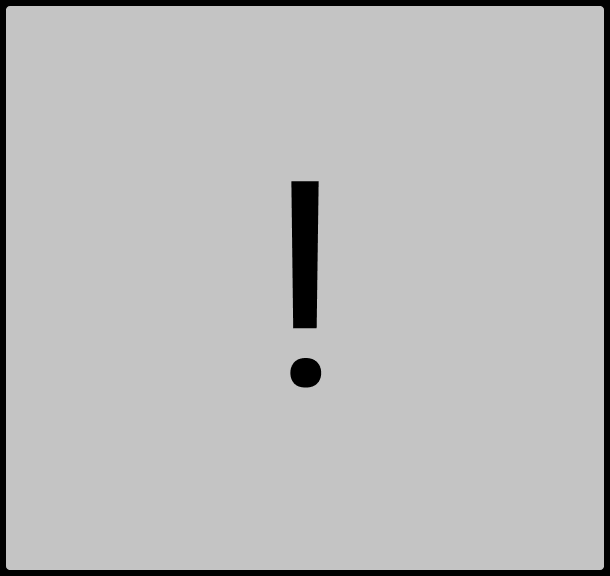
#> input picture adobe-plugin/src/assets/alert.png, 610 x 576 px
$ python classifier_datagen.py --input ../adobe-plugin/src/assets
#> lines starting #> are read from the running program, lines starting #| are printed output that depends on the picture
"""
Create classifier dataset from close cropped labelled images
"""

import argparse
import os

import cv2
import numpy as np
from imutils import paths


def canvas_with_image_in_center(image_path, dimension):
    """
    Creates a square canvas of given dimension and places the image in the
    center

    Arguments:
        image_path {string} -- Path of the image
        dimension {int} -- Desired dimension of output image

    Returns:
        image -- Processed image
    """
    image = cv2.imread(image_path)
    height, width, _ = image.shape

    canvas_size = max(height, width)

    canvas = np.ones((canvas_size, canvas_size, 3), dtype=np.uint8) * 255

    xmin = canvas_size // 2 - (width // 2)
    ymin = canvas_size // 2 - (height // 2)
    canvas[ymin : ymin + height, xmin : xmin + width] = image

    canvas = cv2.resize(canvas, dsize=(dimension, dimension), interpolation=cv2.INTER_CUBIC)

    return canvas


def classifier_datagen(input_folder, output_folder, dimension):
    """
    Create classifier dataset from close cropped labelled images

    Arguments:
        input_folder {string} -- Path of folder with close cropped labelled
                                    images
        output_folder {string} -- Path of folder to store processed images
        dimension {int} -- Desired dimension of output image
    """
    for image_path in paths.list_images(input_folder):
        canvas = canvas_with_image_in_center(image_path, dimension)
        output_path = image_path.replace(input_folder, output_folder)
        cv2.imwrite(output_path, canvas)


if __name__ == "__main__":
    PARSER = argparse.ArgumentParser(
        description="""Automatically crop UI sketch scans from folder
                        and moves them to labelled folder."""
    )

    PARSER.add_argument(
        "-i",
        "--input",
        required=True,
        dest="input_folder",
        help="Input folder containing UI sketch scans",
    )
    PARSER.add_argument(
        "-o",
        "--output",
        default=None,
        dest="output_folder",
        help="Output folder with cropped and labelled images",
    )
    PARSER.add_argument(
        "-d",
        "--dimension",
        type=int,
        default=1000,
        dest="dimension",
        help="Desired dimension of processed images (default: 1000)",
    )

    ARGS = PARSER.parse_args()

    INPUT_FOLDER = ARGS.input_folder
    INPUT_FOLDER = INPUT_FOLDER.strip(os.sep)
    print(f"Input folder: {INPUT_FOLDER}")

    OUTPUT_FOLDER = ARGS.output_folder
    if not OUTPUT_FOLDER:
        OUTPUT_FOLDER = f"{INPUT_FOLDER}_processed"
    else:
        OUTPUT_FOLDER = OUTPUT_FOLDER.strip(os.sep)

    os.makedirs(OUTPUT_FOLDER, exist_ok=True)
    print(f"Output folder: {OUTPUT_FOLDER}")

    DIMENSION = ARGS.dimension
    print(f"Output image dimensions : {DIMENSION}x{DIMENSION}")

    # Create similar directory structure as input folder in output folder
    DIRECTORIES = os.listdir(INPUT_FOLDER)
    for directory in DIRECTORIES:
        directory_path = os.path.join(INPUT_FOLDER, directory)
        if os.path.isdir(directory_path):
            os.makedirs(os.path.join(OUTPUT_FOLDER, directory), exist_ok=True)

    print("Processing images...")
    classifier_datagen(INPUT_FOLDER, OUTPUT_FOLDER, DIMENSION)
#> in canvas_with_image_in_center, image is the input picture: shape (576, 610, 3); min 0, max 196, mean 185.6
#> in canvas_with_image_in_center, `canvas[ymin : ymin + height, xmin : xmin + width] = image`:
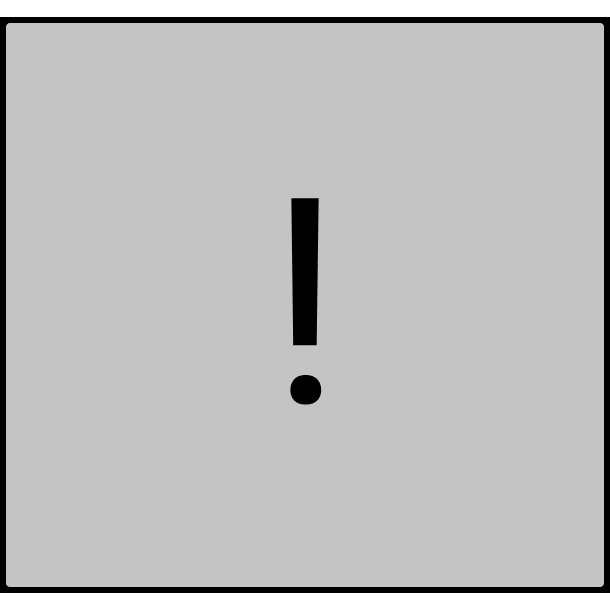
#> canvas: shape (610, 610, 3); min 0, max 255, mean 189.5
#> pass 2 of the loop in classifier_datagen, `for image_path in paths.list_images(input_folder):`:
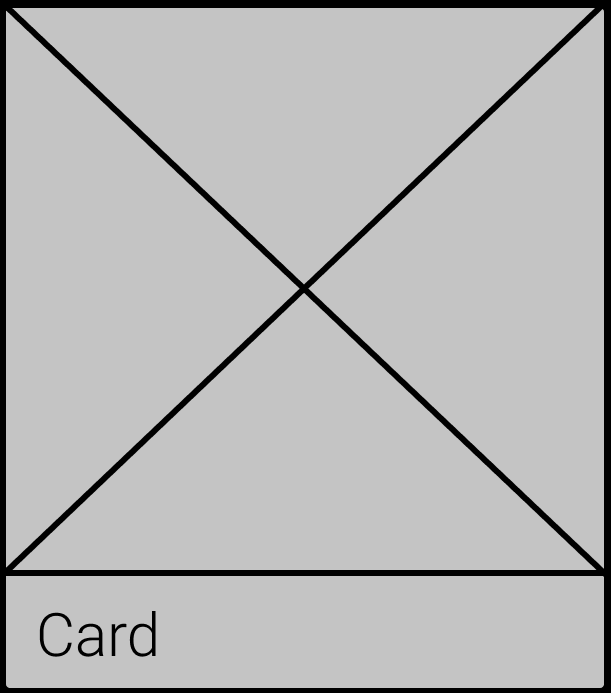
#> input picture adobe-plugin/src/assets/card.png, 611 x 693 px
#> in canvas_with_image_in_center, image is the input picture: shape (693, 611, 3); min 0, max 196, mean 181.5
#> in canvas_with_image_in_center (call 2), `canvas[ymin : ymin + height, xmin : xmin + width] = image`:
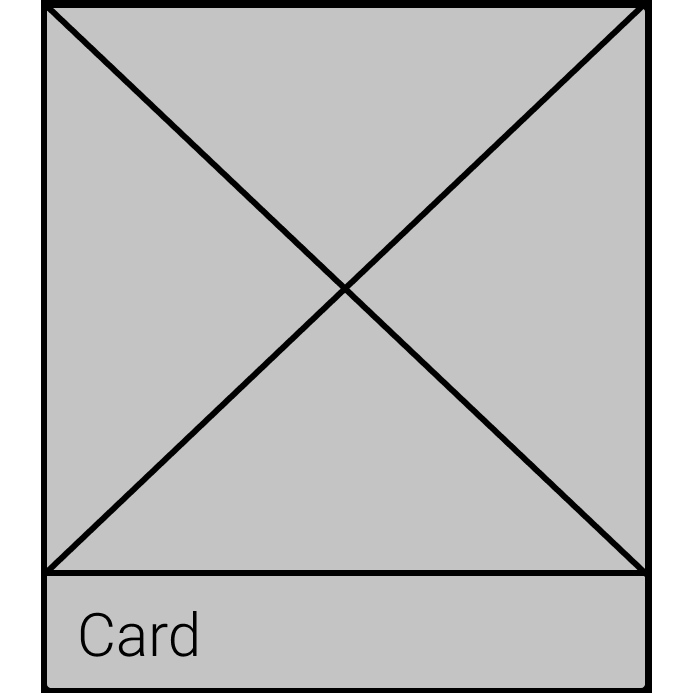
#> canvas: shape (693, 693, 3); min 0, max 255, mean 190.2
